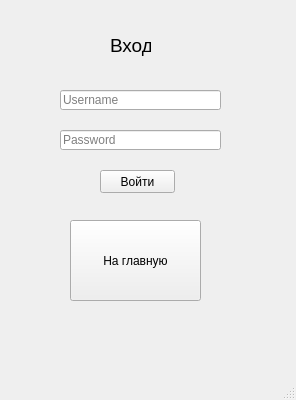
<?xml version="1.0" encoding="UTF-8"?>
<ui version="4.0">
 <class>loginWindow</class>
 <widget class="QMainWindow" name="loginWindow">
  <property name="geometry">
   <rect>
    <x>0</x>
    <y>0</y>
    <width>296</width>
    <height>400</height>
   </rect>
  </property>
  <property name="windowTitle">
   <string>MainWindow</string>
  </property>
  <widget class="QWidget" name="centralwidget">
   <widget class="QPushButton" name="backButton">
    <property name="geometry">
     <rect>
      <x>70</x>
      <y>220</y>
      <width>131</width>
      <height>81</height>
     </rect>
    </property>
    <property name="text">
     <string>На главную</string>
    </property>
   </widget>
   <widget class="QLabel" name="label">
    <property name="geometry">
     <rect>
      <x>110</x>
      <y>30</y>
      <width>41</width>
      <height>31</height>
     </rect>
    </property>
    <property name="font">
     <font>
      <pointsize>14</pointsize>
     </font>
    </property>
    <property name="text">
     <string>Вход</string>
    </property>
   </widget>
   <widget class="QLineEdit" name="userNameLogIn">
    <property name="geometry">
     <rect>
      <x>60</x>
      <y>90</y>
      <width>161</width>
      <height>20</height>
     </rect>
    </property>
    <property name="maxLength">
     <number>50</number>
    </property>
    <property name="placeholderText">
     <string>Username</string>
    </property>
   </widget>
   <widget class="QLineEdit" name="passwordLogIn">
    <property name="geometry">
     <rect>
      <x>60</x>
      <y>130</y>
      <width>161</width>
      <height>20</height>
     </rect>
    </property>
    <property name="inputMask">
     <string/>
    </property>
    <property name="maxLength">
     <number>50</number>
    </property>
    <property name="frame">
     <bool>true</bool>
    </property>
    <property name="dragEnabled">
     <bool>false</bool>
    </property>
    <property name="placeholderText">
     <string>Password</string>
    </property>
    <property name="clearButtonEnabled">
     <bool>false</bool>
    </property>
   </widget>
   <widget class="QPushButton" name="pushButton">
    <property name="geometry">
     <rect>
      <x>100</x>
      <y>170</y>
      <width>75</width>
      <height>23</height>
     </rect>
    </property>
    <property name="text">
     <string>Войти</string>
    </property>
   </widget>
  </widget>
  <widget class="QMenuBar" name="menubar">
   <property name="geometry">
    <rect>
     <x>0</x>
     <y>0</y>
     <width>296</width>
     <height>21</height>
    </rect>
   </property>
  </widget>
  <widget class="QStatusBar" name="statusbar"/>
 </widget>
 <resources/>
 <connections/>
</ui>
